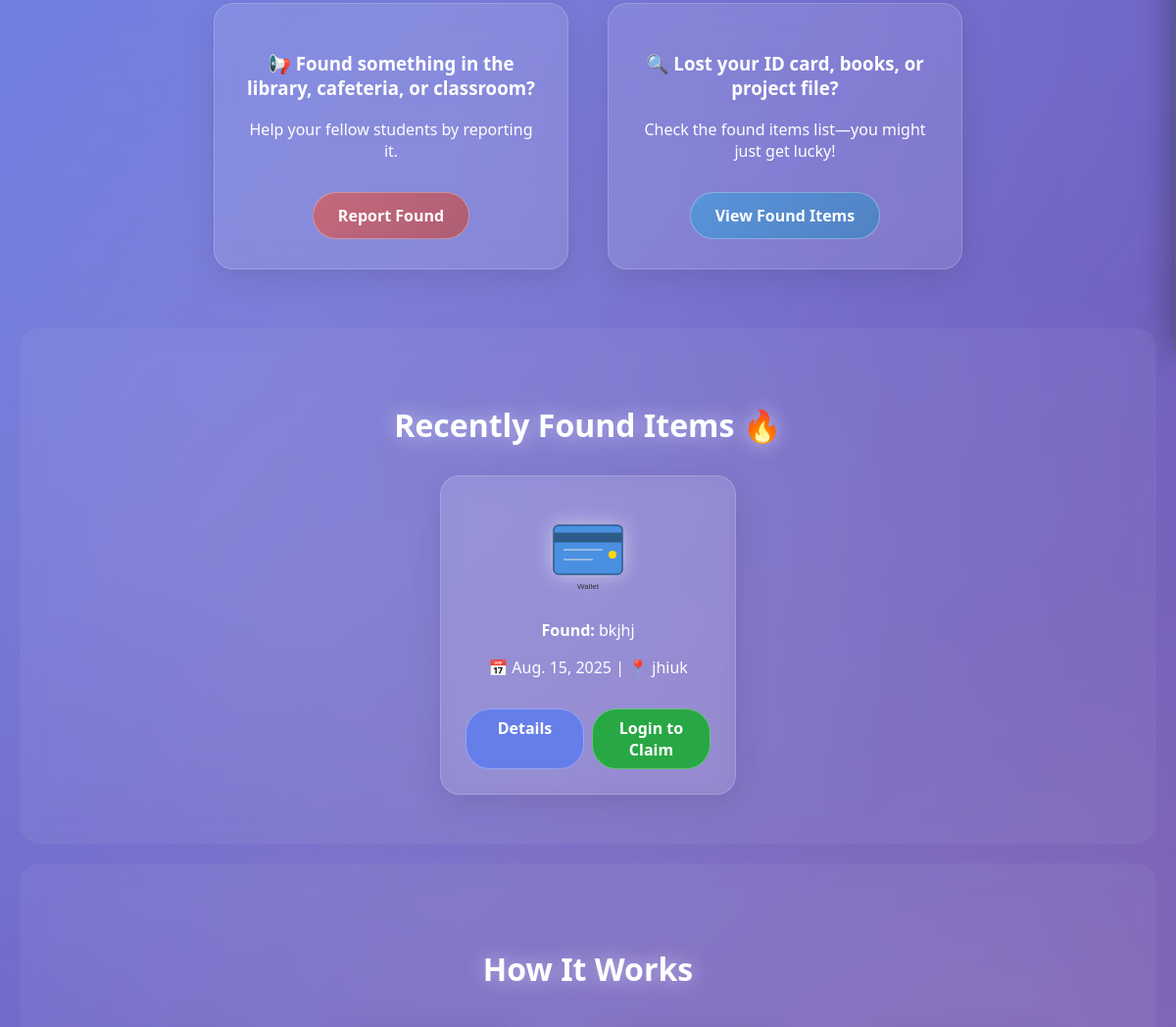
The app's page / (middle part), older data.
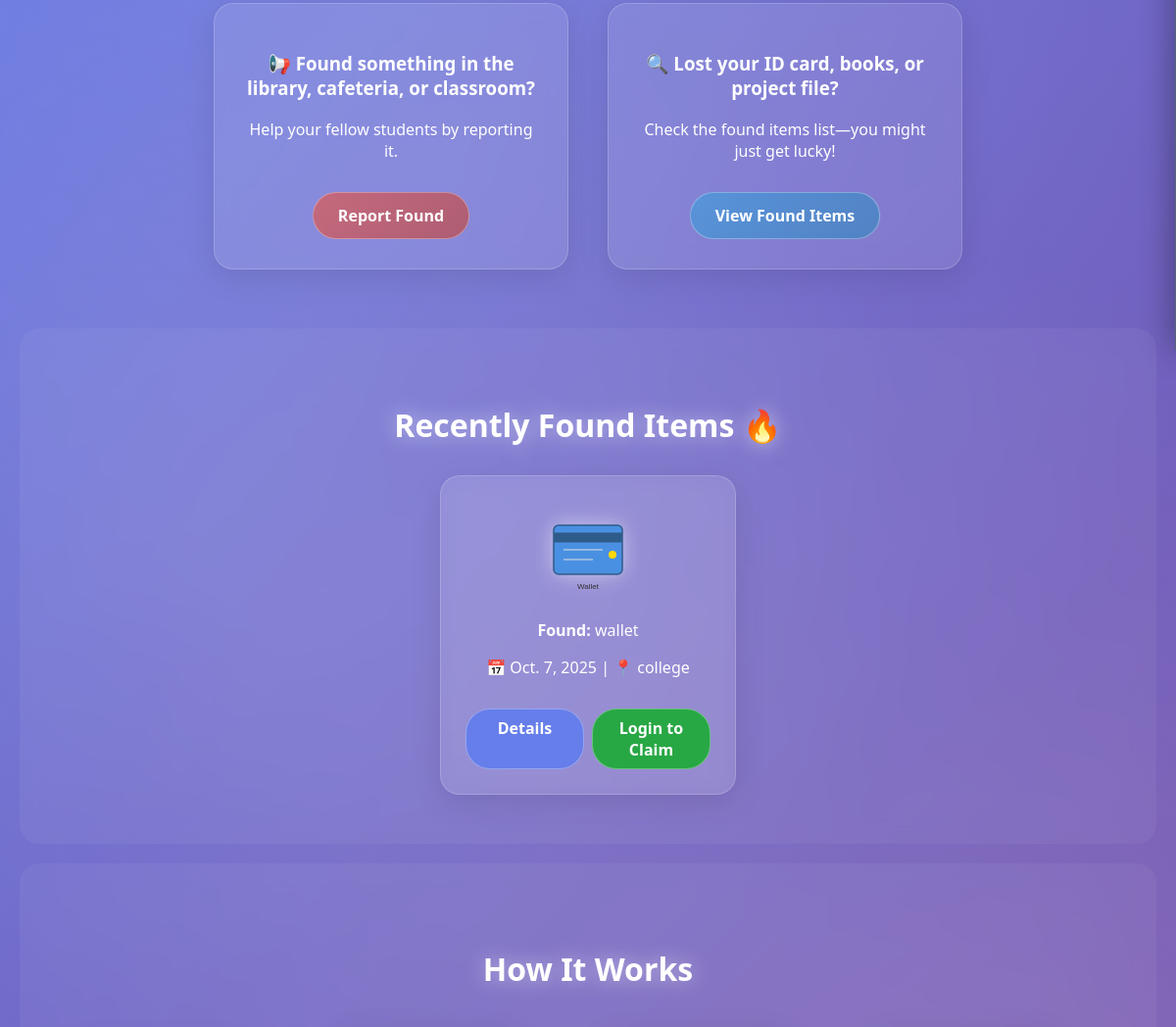
The same page, newer data.
### found_app/models.py (models this page shows, shortened)
class FoundItem(models.Model):
    CATEGORY_CHOICES = [
        ('electronics', 'Electronics'),
        ('documents', 'Documents'),
        ('clothing', 'Clothing'),
        ('other', 'Other'),
    ]
    user = models.ForeignKey(User, on_delete=models.CASCADE)  # Link to the User model
    item_name = models.CharField(max_length=255)  # Name of the lost item
    description = models.TextField()  # Description of the item
    category = models.CharField(
        max_length=20,
        choices=CATEGORY_CHOICES,  # Predefined choices for category
        default='other',  # Default category
    )
    date_found = models.DateField()  # Date when the item was lost
    location = models.CharField(max_length=255)  # Where the item was lost
    image = models.ImageField(upload_to='lost_items/', blank=True, null=True)  # Optional image field
    is_claimed = models.BooleanField(default=False)  # Track if item is claimed
    claimed_by = models.ForeignKey(User, on_delete=models.SET_NULL, null=True, blank=True, related_name='claimed_items')  # Who claimed it
    class Meta:
        db_table="Found_item"

### accounts/views.py (the view)
# urls.py: path('', v.home, name='home'),
def home(request):
    recent_items = FoundItem.objects.all().order_by('-date_found')[:3]
    return render(request,'home.html', {'recent_items': recent_items})

### accounts/templates/home.html (shortened to what this page needs)
{% load static %}
<!DOCTYPE html>
<html lang="en">
<head>
    <link rel="stylesheet" href="{% static 'css/home.css' %}">
</head>
<body>
    <section class="report-section">
        <div class="box">
            <h3>📢 Found something in the library, cafeteria, or classroom?</h3>
            <p>Help your fellow students by reporting it.</p>
            {% if user.is_authenticated %}
                <a href="{% url 'report_found' %}" class="btn report-btn">Report Found</a>
            {% else %}
                <a href="{% url 'login' %}" class="btn report-btn">Report Found</a>
            {% endif %}
        </div>
        <div class="box">
            <h3>🔍 Lost your ID card, books, or project file?</h3>
            <p>Check the found items list—you might just get lucky!</p>
            {% if user.is_authenticated %}
                <a href="{% url 'view_found' %}" class="btn view-btn">View Found Items</a>
            {% else %}
                <a href="{% url 'login' %}" class="btn view-btn">View Found Items</a>
            {% endif %}
        </div>
    </section>
    <section class="recent-items">
        <h2>Recently Found Items 🔥</h2>
        <div class="items-container">
            {% if recent_items %}
                {% for item in recent_items %}
                <div class="item-card">
                    {% if item.image %}
                        <img src="{{ item.image.url }}" alt="{{ item.item_name }}" style="width: 100%; height: 150px; object-fit: cover; border-radius: 10px;">
                    {% else %}
                        <img src="{% static 'images/wallet.svg' %}" alt="Item">
                    {% endif %}
                    <p><strong>Found: </strong>{{ item.item_name }}</p>
                    <p>📅 {{ item.date_found }} | 📍 {{ item.location }}</p>
                    <div style="display: flex; gap: 8px; margin-top: 10px;">
                        <a href="{% url 'item_detail' item.id %}" class="claim-btn" style="flex: 1; text-align: center; text-decoration: none; padding: 8px; background: #667eea;">Details</a>
                        {% if user.is_authenticated and item.user != user %}
                            <a href="{% url 'claim_item' item.id %}" class="claim-btn" style="flex: 1; text-align: center; text-decoration: none; padding: 8px; background: #28a745;">Claim</a>
                            <a href="{% url 'chat_with_user' item.user.username %}" class="claim-btn" style="flex: 1; text-align: center; text-decoration: none; padding: 8px; background: #17a2b8;">💬 Chat</a>
                        {% elif not user.is_authenticated %}
                            <a href="{% url 'login' %}" class="claim-btn" style="flex: 1; text-align: center; text-decoration: none; padding: 8px; background: #28a745;">Login to Claim</a>
                        {% else %}
                            <span style="flex: 1; text-align: center; padding: 8px; background: #6c757d; color: white; border-radius: 5px; font-size: 14px;">Your Item</span>
                        {% endif %}
                    </div>
                </div>
                {% endfor %}
            {% endif %}
        </div>
    </section>
<section class="how-it-works">
    <h2>How It Works</h2>
</section>
</body>
</html>

Row changes from the older to the newer data that the page shows:
removed FoundItem: item_name "bkjhj", date_found "Aug. 15, 2025", location "jhiuk"
added FoundItem: item_name "wallet", date_found "Oct. 7, 2025", location "college"
